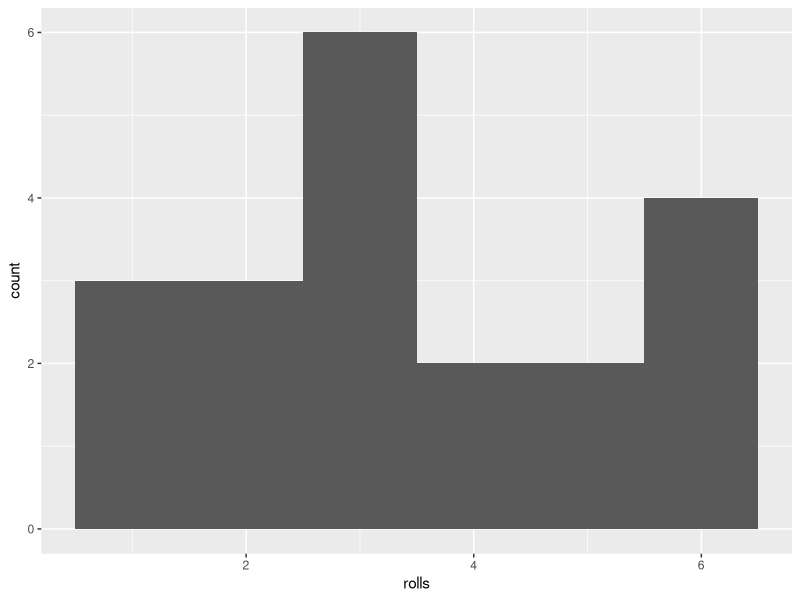
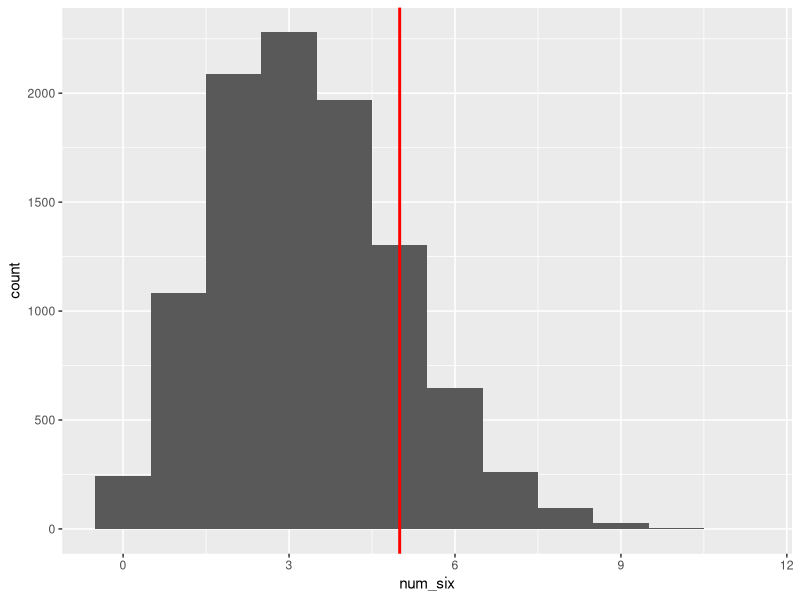
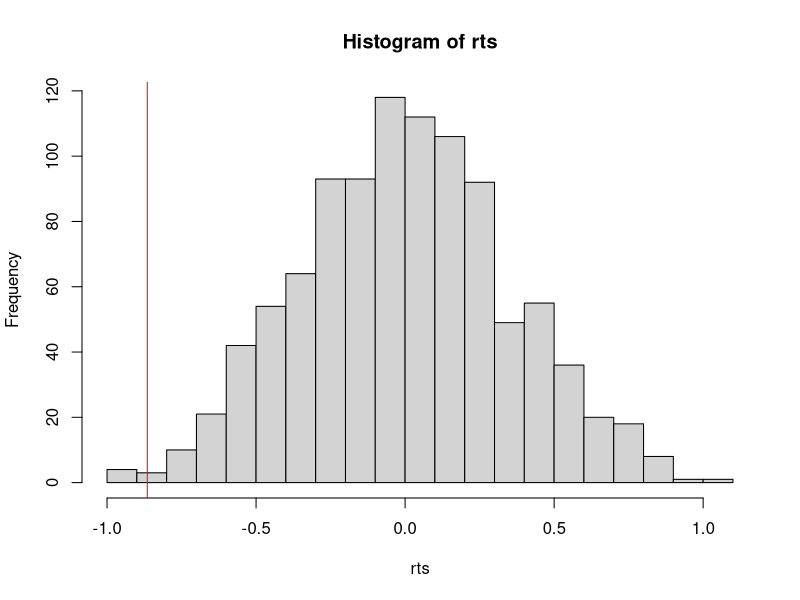
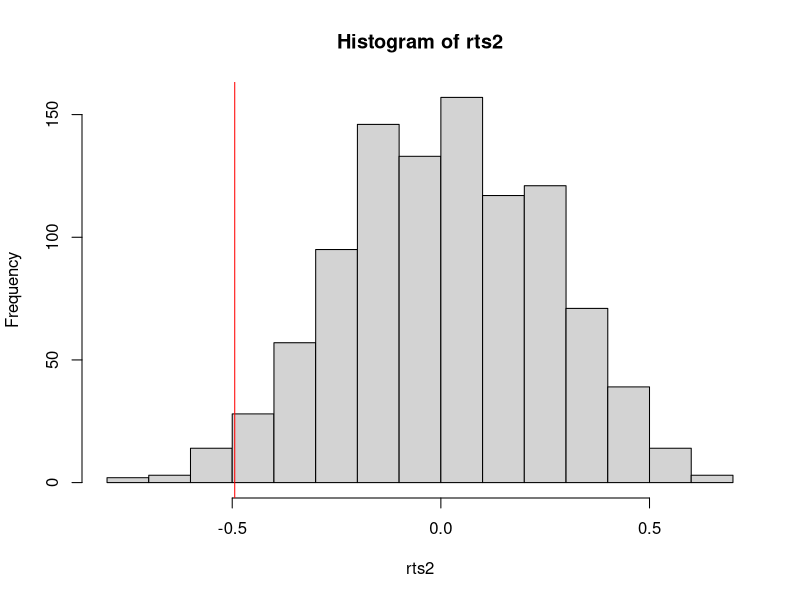
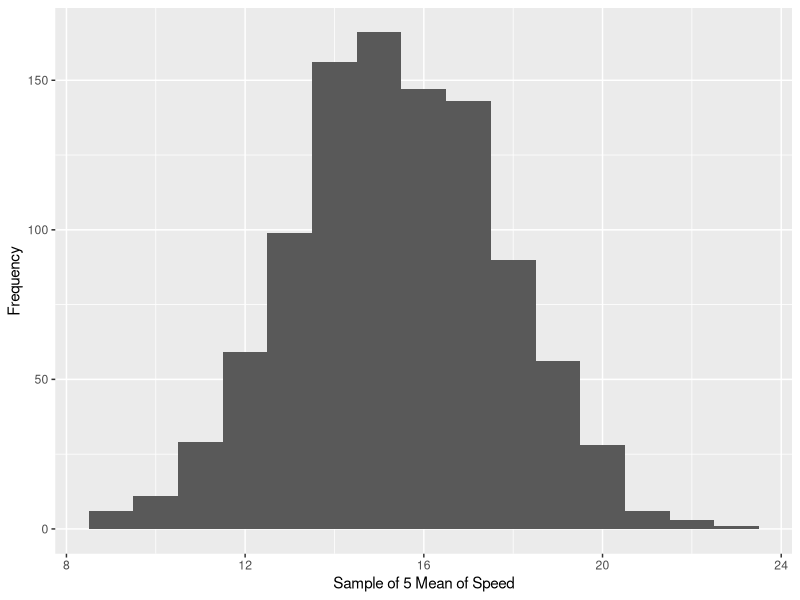
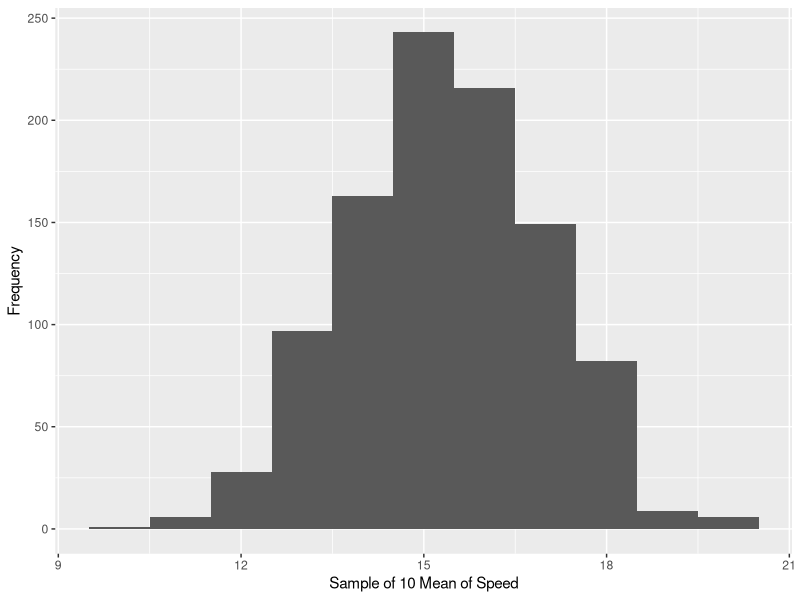
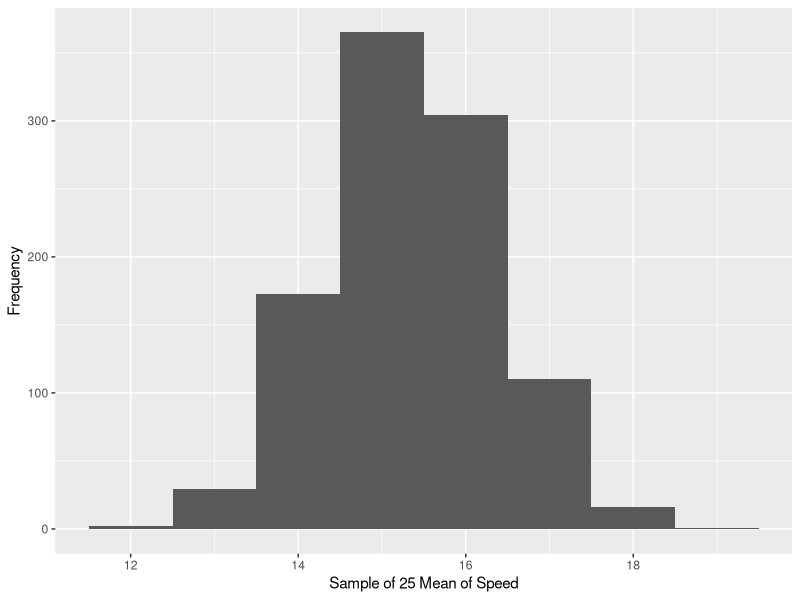

Reproduce these figures in R, in order.
## ---- chunk 1
knitr::opts_chunk$set(echo = TRUE)
library(knitr)
opts_chunk$set(tidy.opts=list(width.cutoff=40),tidy=TRUE)
library(ggplot2)
library(tidyverse)
library(ggpubr)
library(kableExtra)

## ---- chunk 2

set.seed(123)

library(tidyverse)
library(ggplot2)

rep <- 20
rolls <- sample(1:6, size=rep, replace=TRUE)
rolls

ggplot() + 
  geom_histogram(aes(x=rolls),binwidth=1) 

## ---- chunk 3

rep <- 10000

num_six <- numeric(rep)
for (ii in 1:rep) {
  rolls <- sample(1:6, size=20, replace=TRUE)
num_six[ii] <- sum(rolls == 6)
}

ggplot() + 
  geom_histogram(aes(x=num_six),binwidth=1) + 
  geom_vline(xintercept=5,lwd=1,color="red")


## ---- chunk 4
mean(num_six >= 5)
## ---- chunk 5
sum(num_six >= 5)
## ---- chunk 6
set.seed(45)
#Calculate test statistic
library(dplyr)

#filter out control group
plants <- PlantGrowth %>%
  filter(group %in% c("trt1", "trt2"))

#find the test statistics between the means of the weights of the treatments and subtracting them
ts <- mean(plants$weight[plants$group == "trt1"]) - 
  mean(plants$weight[plants$group == "trt2"])
ts

rts = rep(NA, 1000)
for (i in 1:1000){
  plants$resamp = sample(plants$group, replace = FALSE)
  rts[i] = mean(plants$weight[which(plants$resamp == "trt1")]) - mean(plants$weight[which(plants$resamp == "trt2")])
}

hist(rts, breaks=20)
abline(v = ts, col="red")

## ---- chunk 7
p_value <- mean(abs(rts) >= abs(ts))
p_value
## ---- chunk 8
set.seed(45)
#Calculate test statistic
library(dplyr)

#filter out control group
plants2 <- PlantGrowth %>%
  filter(group %in% c("ctrl", "trt2"))


#find the test statistics between the means of the weights of the treatments and subtracting them
ts2 <- mean(plants2$weight[plants2$group == "ctrl"]) - 
  mean(plants2$weight[plants$group == "trt2"])
ts2

rts2 = rep(NA, 1000)
for (i in 1:1000){
  plants2$resamp = sample(plants2$group, replace = FALSE)
  rts2[i] = mean(plants2$weight[which(plants2$resamp == "ctrl")]) - mean(plants2$weight[which(plants2$resamp == "trt2")])
}

hist(rts2, breaks=20)
abline(v = ts2, col="red")


## ---- chunk 9
p_value <- 2*length(which(rts2 <= ts2))/10000
p_value
## ---- chunk 10
dieface = 1:6
rollfreq = c(10, 11, 13, 11, 12, 27)
table.dataset = rbind(dieface, rollfreq)
rownames(table.dataset) = c("Die Face", "Roll Frequency")
kable(table.dataset)
## ---- chunk 11
chi <- sum(rollfreq)

## ---- chunk 12
LETTERS = LETTERS # a built-in R vector
letterfreq = c(8.2,1.5,2.8,4.3,12.7,2.2,2.0,6.1,7.0,0.2,0.8,4.0,2.4,6.7,7.5,1.9,0.1,6.0,6.3,9.1,2.8,1.0,2.4,0.2,2.0,0.1)/100
table.dataset = rbind(LETTERS, letterfreq)
rownames(table.dataset) = c("Letters", "Letter Frequency")
kable(table.dataset)
## ---- chunk 13

set.seed(123)

cars <- cars

rep <- 1000

speedmeans1 <- numeric(rep)

for (i in 1:rep) {
  sample1 <- sample(cars$speed, size = 5, replace=TRUE)
  speedmeans1[i] <- mean(sample1)
  }

ggplot() + 
  geom_histogram(aes(x=speedmeans1),binwidth=1) +
  labs(x="Sample of 5 Mean of Speed",
       y="Frequency")
 

speedmeans2 <- numeric(rep)

for (i in 1:rep) {
  sample2 <- sample(cars$speed, size = 10, replace=TRUE)
  speedmeans2[i] <- mean(sample2)
  }

ggplot() + 
  geom_histogram(aes(x=speedmeans2),binwidth=1) +
  labs(x="Sample of 10 Mean of Speed",
       y="Frequency")

speedmeans3 <- numeric(rep)

for (i in 1:rep) {
  sample3 <- sample(cars$speed, size = 25, replace=TRUE)
  speedmeans3[i] <- mean(sample3)
  }

ggplot() + 
  geom_histogram(aes(x=speedmeans3),binwidth=1) +
  labs(x="Sample of 25 Mean of Speed",
       y="Frequency")
